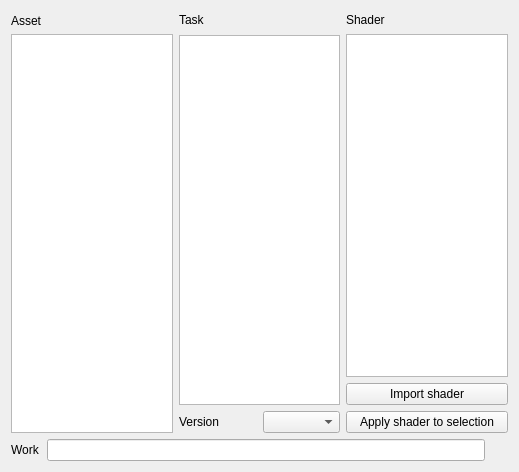
<?xml version="1.0" encoding="UTF-8"?>
<ui version="4.0">
 <class>Form</class>
 <widget class="QWidget" name="Form">
  <property name="geometry">
   <rect>
    <x>0</x>
    <y>0</y>
    <width>519</width>
    <height>472</height>
   </rect>
  </property>
  <property name="windowTitle">
   <string>Shader Bro</string>
  </property>
  <layout class="QGridLayout" name="gridLayout">
   <item row="0" column="0">
    <layout class="QVBoxLayout" name="verticalLayout">
     <property name="spacing">
      <number>3</number>
     </property>
     <item>
      <layout class="QHBoxLayout" name="horizontalLayout_3">
       <item>
        <widget class="QLabel" name="label_11">
         <property name="minimumSize">
          <size>
           <width>33</width>
           <height>0</height>
          </size>
         </property>
         <property name="text">
          <string>Asset</string>
         </property>
        </widget>
       </item>
       <item>
        <widget class="HPushButton" name="WorkRefresh">
         <property name="maximumSize">
          <size>
           <width>20</width>
           <height>20</height>
          </size>
         </property>
         <property name="toolTip">
          <string>Reread shaders from disk</string>
         </property>
         <property name="text">
          <string/>
         </property>
         <property name="icon">
          <iconset>
           <normaloff>P:/global/code/pipeline/bootstrap/psycons/icon_packs/EMOJI/icon.2347.png</normaloff>P:/global/code/pipeline/bootstrap/psycons/icon_packs/EMOJI/icon.2347.png</iconset>
         </property>
         <property name="iconSize">
          <size>
           <width>18</width>
           <height>18</height>
          </size>
         </property>
         <property name="flat">
          <bool>true</bool>
         </property>
        </widget>
       </item>
      </layout>
     </item>
     <item>
      <widget class="HListWidget" name="Asset"/>
     </item>
    </layout>
   </item>
   <item row="0" column="1">
    <layout class="QVBoxLayout" name="verticalLayout_2">
     <item>
      <widget class="QLabel" name="label_12">
       <property name="minimumSize">
        <size>
         <width>33</width>
         <height>18</height>
        </size>
       </property>
       <property name="text">
        <string>Task</string>
       </property>
      </widget>
     </item>
     <item>
      <widget class="HListWidget" name="Task"/>
     </item>
     <item>
      <layout class="QHBoxLayout" name="horizontalLayout">
       <item>
        <widget class="QLabel" name="label_14">
         <property name="minimumSize">
          <size>
           <width>33</width>
           <height>0</height>
          </size>
         </property>
         <property name="text">
          <string>Version</string>
         </property>
        </widget>
       </item>
       <item>
        <widget class="HComboBox" name="Version"/>
       </item>
      </layout>
     </item>
    </layout>
   </item>
   <item row="0" column="2">
    <layout class="QVBoxLayout" name="verticalLayout_3">
     <property name="spacing">
      <number>6</number>
     </property>
     <item>
      <widget class="QLabel" name="label_13">
       <property name="minimumSize">
        <size>
         <width>33</width>
         <height>17</height>
        </size>
       </property>
       <property name="text">
        <string>Shader</string>
       </property>
      </widget>
     </item>
     <item>
      <widget class="HListWidget" name="Shader"/>
     </item>
     <item>
      <widget class="QPushButton" name="ImportShader">
       <property name="text">
        <string>Import shader</string>
       </property>
      </widget>
     </item>
     <item>
      <widget class="QPushButton" name="ApplyToSelection">
       <property name="text">
        <string>Apply shader to selection</string>
       </property>
      </widget>
     </item>
    </layout>
   </item>
   <item row="1" column="0" colspan="3">
    <layout class="QHBoxLayout" name="horizontalLayout_2">
     <property name="spacing">
      <number>3</number>
     </property>
     <item>
      <widget class="QLabel" name="label_15">
       <property name="minimumSize">
        <size>
         <width>33</width>
         <height>0</height>
        </size>
       </property>
       <property name="text">
        <string>Work</string>
       </property>
      </widget>
     </item>
     <item>
      <widget class="QLineEdit" name="Work">
       <property name="readOnly">
        <bool>true</bool>
       </property>
      </widget>
     </item>
     <item>
      <widget class="HPushButton" name="WorkLoad">
       <property name="maximumSize">
        <size>
         <width>20</width>
         <height>20</height>
        </size>
       </property>
       <property name="text">
        <string/>
       </property>
       <property name="icon">
        <iconset>
         <normaloff>P:/global/code/pipeline/bootstrap/psycons/icon_packs/EMOJI/icon.2233.png</normaloff>P:/global/code/pipeline/bootstrap/psycons/icon_packs/EMOJI/icon.2233.png</iconset>
       </property>
       <property name="iconSize">
        <size>
         <width>18</width>
         <height>18</height>
        </size>
       </property>
       <property name="flat">
        <bool>true</bool>
       </property>
      </widget>
     </item>
    </layout>
   </item>
  </layout>
 </widget>
 <customwidgets>
  <customwidget>
   <class>HListWidget</class>
   <extends>QListWidget</extends>
   <header>hlistwidget.h</header>
   <slots>
    <slot>blah()</slot>
    <slot>redraw()</slot>
   </slots>
  </customwidget>
  <customwidget>
   <class>HComboBox</class>
   <extends>QComboBox</extends>
   <header>hcombobox.h</header>
  </customwidget>
  <customwidget>
   <class>HPushButton</class>
   <extends>QPushButton</extends>
   <header>hpushbutton.h</header>
  </customwidget>
 </customwidgets>
 <resources/>
 <connections/>
</ui>
